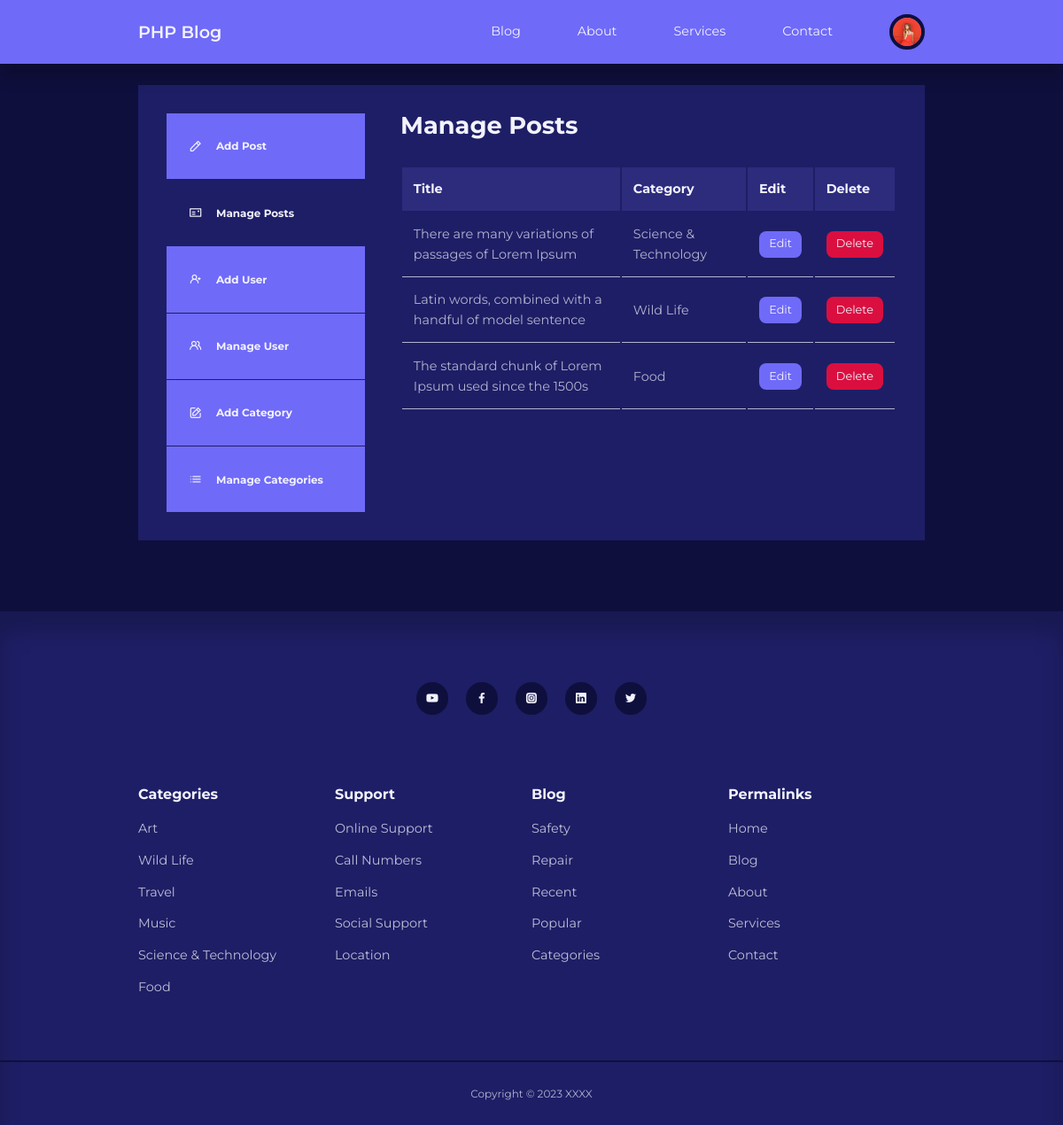
Page /admin/ (signed in) on the committed database.
### tables this page shows
CREATE TABLE `users` (
  `id` int(11) UNSIGNED NOT NULL,
  `firstname` varchar(50) NOT NULL,
  `lastname` varchar(50) NOT NULL,
  `username` varchar(50) NOT NULL,
  `email` varchar(100) NOT NULL,
  `password` varchar(255) NOT NULL,
  `avatar` varchar(255) NOT NULL,
  `is_admin` tinyint(1) NOT NULL
);

CREATE TABLE `posts` (
  `id` int(11) UNSIGNED NOT NULL,
  `title` varchar(255) NOT NULL,
  `body` text NOT NULL,
  `thumbnail` varchar(255) NOT NULL,
  `date_time` timestamp NOT NULL DEFAULT current_timestamp(),
  `category_id` int(11) UNSIGNED DEFAULT NULL,
  `author_id` int(11) UNSIGNED NOT NULL,
  `is_featured` tinyint(1) NOT NULL
);

CREATE TABLE `categories` (
  `id` int(11) UNSIGNED NOT NULL,
  `title` varchar(50) NOT NULL,
  `description` text NOT NULL
);

### admin/partials/header.php (called while the page is built, shortened)
<?php
require '../partials/header.php';

### admin/index.php (the view, shortened to what this page needs)
<?php include "partials/header.php";
$current_user_id = $_SESSION['user-id'];
$query = "SELECT id, title, category_id FROM posts WHERE author_id = $current_user_id ORDER BY id DESC";
$posts = mysqli_query($connection, $query);
?>
<section class="dashboard">
    <div class="container dashboard__container">
        <aside>
            <ul>
                <li>
                    <a href="add-post.php"><i class="uil uil-pen"></i>
                        <h5>Add Post</h5>
                    </a>
                </li>
                <li>
                    <a href="index.php" class="active"><i class="uil uil-postcard"></i>
                        <h5>Manage Posts</h5>
                    </a>
                </li>
                <?php if (isset($_SESSION['user_is_admin'])) : ?>
                    <li>
                        <a href="add-user.php"><i class="uil uil-user-plus"></i>
                            <h5>Add User</h5>
                        </a>
                    </li>
                    <li>
                        <a href="manage-users.php"><i class="uil uil-users-alt"></i>
                            <h5>Manage User</h5>
                        </a>
                    </li>
                    <li>
                        <a href="add-category.php"><i class="uil uil-edit"></i>
                            <h5>Add Category</h5>
                        </a>
                    </li>
                    <li>
                        <a href="manage-categories.php"><i class="uil uil-list-ul"></i>
                            <h5>Manage Categories</h5>
                        </a>
                    </li>
                <?php endif; ?>
            </ul>
        </aside>
        <main>
            <h2>Manage Posts</h2>
            <?php if (mysqli_num_rows($posts) > 0) : ?>
                <table>
                    <thead>
                        <tr>
                            <th>Title</th>
                            <th>Category</th>
                            <th>Edit</th>
                            <th>Delete</th>
                        </tr>
                    </thead>
                    <?php while ($post = mysqli_fetch_assoc($posts)) : ?>
                        <?php $category_id = $post['category_id'];
                        $category_query = "SELECT title FROM categories WHERE id = $category_id";
                        $category_result = mysqli_query($connection, $category_query);
                        $category = mysqli_fetch_assoc($category_result);
                        ?>
                        <tbody>
                            <tr>
                                <td><?= $post['title'] ?></td>
                                <td><?= $category['title'] ?></td>
                                <td><a href="<?= ROOT_URL ?>admin/edit-post.php?id=<?= $post['id'] ?>" class="btn sm">Edit</a></td>
                                <td><a href="<?= ROOT_URL ?>admin/delete-post.php?id=<?= $post['id'] ?>" class="btn sm danger">Delete</a></td>
                            </tr>
                        </tbody>
                    <?php endwhile ?>
                </table>
            <?php else : ?>
                <div class="alert__message error"><?= "No posts found" ?></div>
            <?php endif ?>
        </main>
    </div>
</section>
<?php include "../partials/footer.php"; ?>

### partials/header.php (shortened to what this page needs)
<?php
require 'config/database.php';
if (isset($_SESSION['user-id'])) {
  $id = filter_var($_SESSION['user-id'], FILTER_SANITIZE_NUMBER_INT);
  $query = "SELECT avatar FROM users WHERE id=$id";
  $result = mysqli_query($connection, $query);
  $avatar = mysqli_fetch_assoc($result)['avatar'];
}
?>
<!DOCTYPE html>
<html lang="en">
<head>
  <link rel="stylesheet" href="<?= ROOT_URL ?>css/style.css">
  <link rel="stylesheet" href="https://unicons.iconscout.com/release/v4.0.0/css/line.css">
</head>
<body>
  <nav>
    <div class="container nav__container">
      <a href="<?= ROOT_URL ?>" class="nav__logo">PHP Blog</a>
      <ul class="nav__items">
        <li><a href="<?= ROOT_URL ?>blog.php">Blog</a></li>
        <li><a href="<?= ROOT_URL ?>about.php">About</a></li>
        <li><a href="<?= ROOT_URL ?>services.php">Services</a></li>
        <li><a href="<?= ROOT_URL ?>contact.php">Contact</a></li>
        <?php if (isset($_SESSION['user-id'])) : ?>
          <li class="nav__profile">
            <div class="avatar">
              <img src="<?= ROOT_URL . 'images/' . $avatar ?>">
            </div>
          </li>
        <?php else : ?>
          <li><a href="signin.php">Signin</a></li>
        <?php endif; ?>
      </ul>
    </div>
  </nav>

### css/style.css (style rules this page uses)
:root { --color-primary: #6f6af8; --color-primary-light: hsl(242, 91%, 69%, 18%); --color-primary-variant: #5854c7; --color-red: #da0f3f; --color-red-light: hsl(346, 87%, 46%, 15%); --color-green: #00c476; --color-green-light: hsl(156, 100%, 38%, 15%); --color-gray-900: #1e1e66; --color-gray-700: #2d2b7c; --color-gray-300: rgba(242, 242, 254, 0.3); --color-gray-200: rgba(242, 242, 254, 0.7); --color-white: #f2f2fe; --color-bg: #0f0f3e; --transition: all 300ms ease; --container-width-lg: 74%; --container-width-md: 88%; --form-width: 40%; --card-border-radius-1: 0.3rem; --card-border-radius-2: 0.5rem; --card-border-radius-3: 0.8rem; --card-border-radius-4: 2rem; --card-border-radius-5: 5rem; }
* { margin: 0; padding: 0; outline: 0; border: 0; appearance: 0; list-style: none; text-decoration: none; box-sizing: border-box; }
body { font-family: 'Montserrat', sans-serif; line-height: 1.6; color: var(--color-gray-200); overflow-x: hidden; background: var(--color-bg); font-size: 0.9rem; }
.container { width: var(--container-width-lg); max-width: 1800px; margin-inline: auto; }
section { margin-top: 3rem; width: 100vw; }
h1, h2, h3, h4, h5 { color: var(--color-white); line-height: 1.3; }
h2 { font-size: 1.7rem; margin: 1rem 0; }
a { color: var(--color-white); transition: var(--transition); }
img { display: block; width: 100%; object-fit: cover; }
nav { background: var(--color-primary); width: 100vw; height: 4.5rem; position: fixed; top: 0; z-index: 10; box-shadow: 0 1rem 1rem rgba(0, 0, 0, 0.2); }
.nav__container { height: 100%; display: flex; align-items: center; justify-content: space-between; }
.avatar { width: 2.5rem; height: 2.5rem; border-radius: 50%; overflow: hidden; border: 0.3rem solid var(--color-bg); }
.nav__logo { font-weight: 600; font-size: 1.2rem; }
.nav__items { display: flex; align-items: center; gap: 4rem; }
.nav__profile { position: relative; cursor: pointer; }
.btn { display: inline-block; width: fit-content; padding: 0.6rem 1.2rem; background-color: var(--color-primary); border-radius: var(--card-border-radius-2); cursor: pointer; transition: var(--transition); color: var(--color-white); }
.btn.sm { padding: 0.3rem 0.7rem; font-size: 0.8rem; }
.btn.danger { background: var(--color-red); }
.dashboard { margin-top: 6rem; }
.dashboard__container { display: grid; grid-template-columns: 14rem auto; gap: 1rem; background: var(--color-gray-900); padding: 2rem; margin-bottom: 5rem; }
.dashboard aside a { background-color: var(--color-primary); display: flex; gap: 1rem; align-items: center; padding: 1.6rem; }
.dashboard aside ul li:not(:last-child) a { border-bottom: 1px solid var(--color-gray-900); }
.dashboard aside a.active { background-color: var(--color-gray-900); }
.dashboard main { margin-left: 1.5rem; }
.dashboard main h2 { margin: 0 0 2rem 0; line-height: 1; }
.dashboard main table { width: 100%; text-align: left; }
.dashboard main table th { background: var(--color-gray-700); padding: 0.8rem; color: var(--color-white); }
.dashboard main table td { padding: 0.8rem; border-bottom: 1px solid var(--color-gray-200); }

### rows in the picture
users: avatar (picture)
posts: title "There are many variations of passages of Lorem Ipsum", category.title "Science & Technology"
posts: title "Latin words, combined with a handful of model sentence", category.title "Wild Life"
posts: title "The standard chunk of Lorem Ipsum used since the 1500s", category.title "Food"
